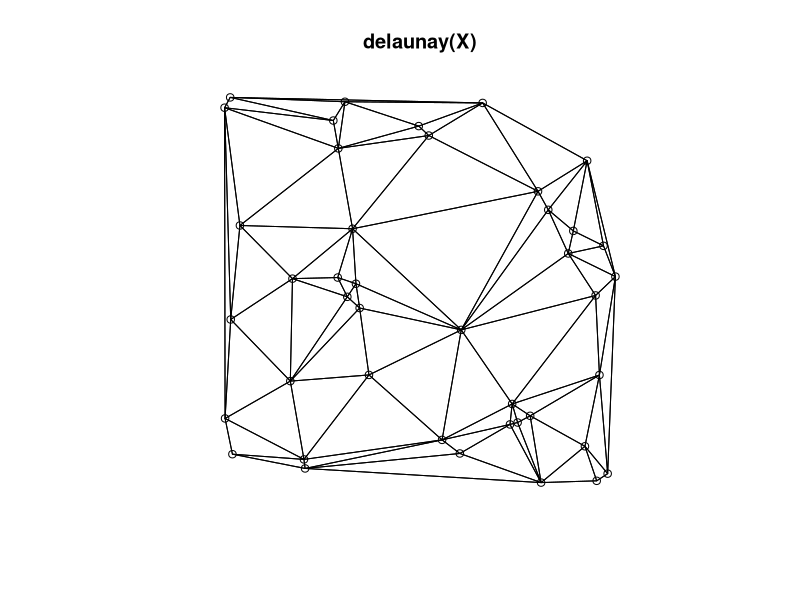

R code for this plot:
library(spatstat)


### Name: delaunay
### Title: Delaunay Triangulation of Point Pattern
### Aliases: delaunay
### Keywords: spatial manip

### ** Examples

  X <- runifpoint(42)
  plot(delaunay(X))
  plot(X, add=TRUE)
